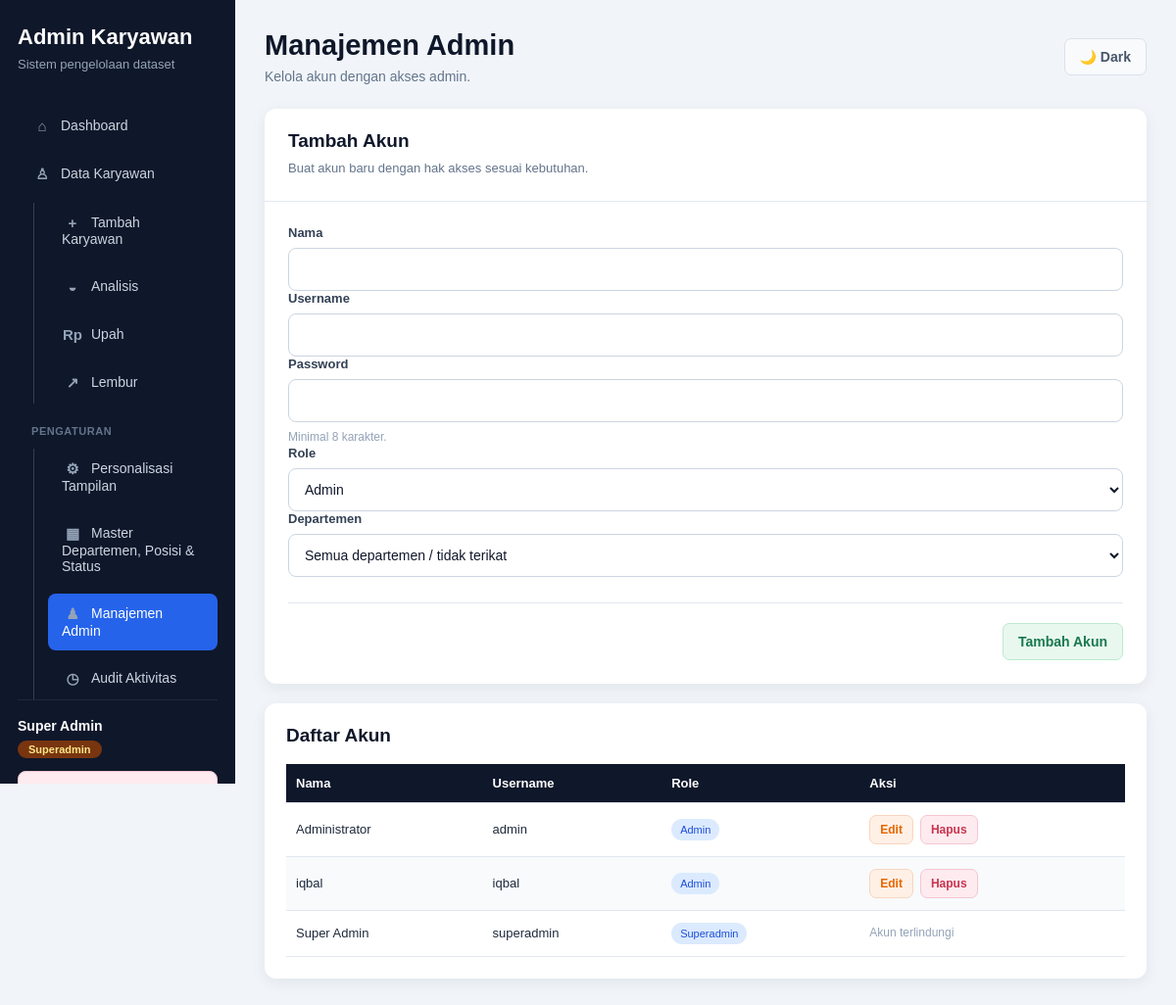
Before: /Dashboard/pengguna.php (signed in) with the older database file.
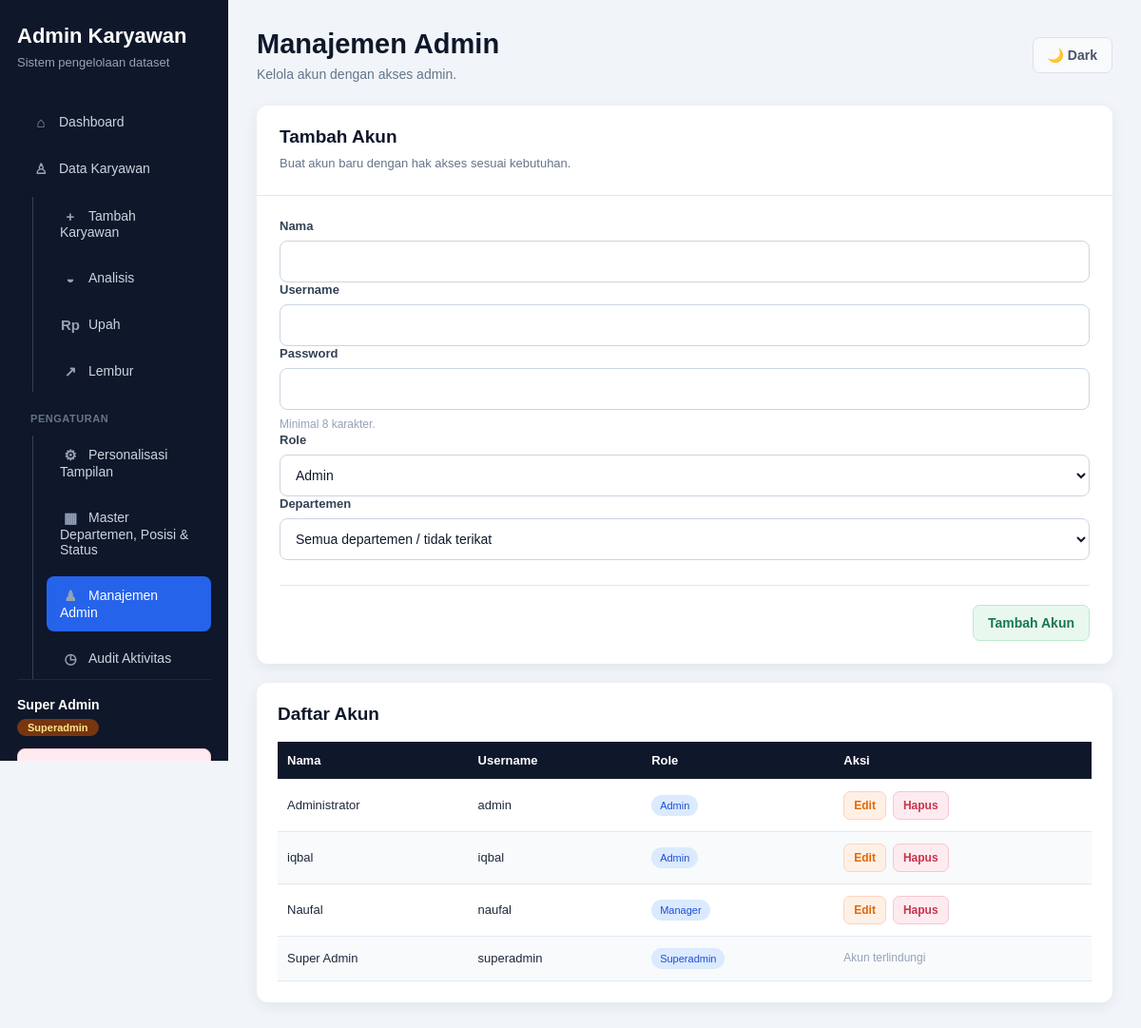
After: the same page with the newer database file.
### tables this page shows
CREATE TABLE `users` (
  `id` int NOT NULL AUTO_INCREMENT,
  `username` varchar(50) NOT NULL,
  `password` varchar(255) NOT NULL,
  `nama` varchar(150) NOT NULL,
  `role` enum('superadmin','admin','pic','koordinator','manager','viewer') NOT NULL DEFAULT 'viewer',
  `department_id` int unsigned DEFAULT NULL,
  `is_active` tinyint(1) NOT NULL DEFAULT '1',
  `created_at` timestamp NOT NULL DEFAULT CURRENT_TIMESTAMP,
  PRIMARY KEY (`id`),
  UNIQUE KEY `username` (`username`),
  KEY `fk_users_department` (`department_id`),
  CONSTRAINT `fk_users_department` FOREIGN KEY (`department_id`) REFERENCES `master_departemen` (`id`) ON DELETE RESTRICT
);

### Dashboard/fungsi/auth.php (called while the page is built, shortened)
<?php
function sudahLogin(): bool
{
    return isset($_SESSION['user']['id'])
        && in_array(
            (string) ($_SESSION['user']['role'] ?? ''),
            ['admin', 'superadmin', 'pic', 'koordinator', 'manager'],
            true
        );
}
function namaPengguna(): string
{
    return (string) ($_SESSION['user']['nama'] ?? '');
}
function rolePengguna(): string
{
    return (string) ($_SESSION['user']['role'] ?? '');
}
function punyaRole(string ...$roles): bool
{
    return sudahLogin() && in_array(rolePengguna(), $roles, true);
}

### Dashboard/pengguna.php (the view, shortened to what this page needs)
<?php
require __DIR__ . "/koneksi.php";
require_once __DIR__ . "/fungsi/auth.php";
$daftarPengguna = mysqli_query(
    $conn,
    "SELECT id, username, nama, role FROM users ORDER BY nama ASC"
);
$judulHalaman = "Manajemen Admin";
$subjudulHalaman = "Kelola akun dengan akses admin.";
$halamanAktif = "pengguna";
require __DIR__ . "/partials/atas.php";
?>
    <div class="dashboard-chart">
        <section class="form-card">
            <div class="form-card-header">
                        <h2>Tambah Akun</h2>
                        <p>Buat akun baru dengan hak akses sesuai kebutuhan.</p>
            </div>
            <div class="form-body">
                <form method="POST" autocomplete="off">
                    <div class="form-group">
                        <label for="nama">Nama</label>
                        <input id="nama" name="nama" required>
                    </div>
                    <div class="form-group">
                        <label for="username">Username</label>
                        <input id="username" name="username" required>
                    </div>
                    <div class="form-group">
                        <label for="password">Password</label>
                        <input id="password" name="password" type="password" minlength="8" required>
                        <p class="field-note">Minimal 8 karakter.</p>
                    </div>
                    <div class="form-group">
                        <label for="role">Role</label>
                        <select id="role" name="role" required>
                            <option value="admin">Admin</option>
                        </select>
                    </div>
                    <div class="form-group">
                        <label for="department_id">Departemen</label>
                        <select id="department_id" name="department_id">
                            <option value="0">Semua departemen / tidak terikat</option>
                        </select>
                    </div>
                    <div class="form-actions">
                        <button class="btn btn-success" type="submit">Tambah Akun</button>
                    </div>
                </form>
            </div>
        </section>
        <section class="data-card">
            <div class="data-card-header">
                <h2>Daftar Akun</h2>
            </div>
            <div class="table-wrapper">
                <table style="min-width:620px">
                    <thead>
                        <tr>
                            <th>Nama</th>
                            <th>Username</th>
                            <th>Role</th>
                            <th>Aksi</th>
                        </tr>
                    </thead>
                    <tbody>
                        <?php while ($pengguna = mysqli_fetch_assoc($daftarPengguna)): ?>
                            <tr>
                                <td><?= htmlspecialchars($pengguna["nama"]); ?></td>
                                <td><?= htmlspecialchars($pengguna["username"]); ?></td>
                                <td><span class="badge"><?= htmlspecialchars(ucfirst($pengguna["role"])); ?></span></td>
                                <td>
                                    <?php if ($pengguna["role"] !== "superadmin"): ?>
                                        <div class="action-buttons">
                                            <a class="btn btn-warning" href="edit-pengguna.php?id=<?= (int) $pengguna["id"]; ?>">
                                                Edit
                                            </a>
                                            <?php if (in_array($pengguna["role"], ["admin", "pic", "koordinator", "manager", "viewer"], true)): ?>
                                            <form
                                                method="POST"
                                                style="display:inline"
                                                onsubmit="return confirm('Hapus akun ini?');"
                                            >
                                                <button class="btn btn-danger" type="submit">Hapus</button>
                                            </form>
                                            <?php endif; ?>
                                        </div>
                                    <?php else: ?>
                                        <span class="field-note">Akun terlindungi</span>
                                    <?php endif; ?>
                                </td>
                            </tr>
                        <?php endwhile; ?>
                    </tbody>
                </table>
            </div>
        </section>
    </div>
<?php
require __DIR__ . "/partials/bawah.php";

### Dashboard/partials/atas.php (shortened to what this page needs)
<?php
$urlAppTanpaSlash = rtrim(URL_DASAR, "/");
$urlRootProyek = $urlAppTanpaSlash === "" ? "" : dirname($urlAppTanpaSlash);
$urlRootProyek = ($urlRootProyek === "/" || $urlRootProyek === "\\") ? "" : $urlRootProyek;
$urlStyle = $urlRootProyek . "/style/";
$halamanAktif = $halamanAktif ?? "dashboard";
$judulHalaman = $judulHalaman ?? "Dashboard Admin";
$subjudulHalaman = $subjudulHalaman ?? "";
$cssPerHalaman = [
    "dashboard" => "admin-dashboard.css",
    "analisis" => "admin-dashboard.css",
    "karyawan" => "admin-karyawan.css",
    "tambah" => "admin-form.css",
    "import" => "admin-form.css",
    "edit" => "admin-form.css",
    "profil-karyawan" => "admin-profile.css",
    "master-data" => "admin-settings.css",
    "pengguna" => "admin-settings.css",
    "audit" => "admin-settings.css",
    "pengaturan-publik" => "admin-settings.css",
];
$cssHalamanAktif = $cssPerHalaman[$halamanAktif] ?? "";
$kelasHalaman = preg_replace("/[^a-z0-9-]/i", "-", $halamanAktif);
?>
<!DOCTYPE html>
<html lang="id">
<head>
    <link rel="stylesheet" href="<?= htmlspecialchars($urlStyle); ?>admin.css?v=20260806-masterui">
    <?php if ($cssHalamanAktif !== ""): ?>
        <link rel="stylesheet" href="<?= htmlspecialchars($urlStyle . $cssHalamanAktif); ?>?v=20260807-pagecss2">
    <?php endif; ?>
</head>
<body class="<?= htmlspecialchars($kelasHalaman); ?>-page">
<aside class="sidebar" id="sidebar">
    <div class="sidebar-brand">
        <h2>Admin Karyawan</h2>
        <p>
            Sistem pengelolaan dataset
        </p>
    </div>
    <nav class="sidebar-menu">
        <a
            href="<?= htmlspecialchars(URL_DASAR); ?>index.php"
            class="<?= $halamanAktif === "dashboard" ? "active" : ""; ?>"
        >
            <span class="sidebar-icon" aria-hidden="true">⌂</span>Dashboard
        </a>
        <a
            href="<?= htmlspecialchars(URL_DASAR); ?>karyawan.php"
            class="<?= in_array($halamanAktif, ["karyawan", "analisis", "upah", "lembur", "periode-gaji"], true) ? "active" : ""; ?>"
        >
            <span class="sidebar-icon" aria-hidden="true">♙</span>Data Karyawan
        </a>
        <div class="sidebar-tree-children">
            <?php if (function_exists("punyaRole") && punyaRole("admin", "superadmin")): ?>
                <a
                    href="<?= htmlspecialchars(URL_DASAR); ?>fungsi/tambah.php"
                    class="<?= $halamanAktif === "tambah" ? "active" : ""; ?>"
                >
                    <span class="sidebar-icon" aria-hidden="true">+</span>Tambah Karyawan
                </a>
            <?php endif; ?>
            <a
                href="<?= htmlspecialchars(URL_DASAR); ?>analisis.php"
                class="<?= $halamanAktif === "analisis" ? "active" : ""; ?>"
            >
                <span class="sidebar-icon" aria-hidden="true">◒</span>Analisis
            </a>
            <a
                href="<?= htmlspecialchars(URL_DASAR); ?>upah.php"
                class="<?= $halamanAktif === "upah" ? "active" : ""; ?>"
            >
                <span class="sidebar-icon" aria-hidden="true">Rp</span>Upah
            </a>
            <a
                href="<?= htmlspecialchars(URL_DASAR); ?>lembur.php"
                class="<?= $halamanAktif === "lembur" ? "active" : ""; ?>"
            >
                <span class="sidebar-icon" aria-hidden="true">↗</span>Lembur
            </a>
        </div>
        <?php if (function_exists("punyaRole") && punyaRole("superadmin")): ?>
            <div class="sidebar-group-title">Pengaturan</div>
            <div class="sidebar-tree-children">
                <a
                    href="<?= htmlspecialchars(URL_DASAR); ?>pengaturan-publik.php"
                    class="<?= $halamanAktif === "pengaturan-publik" ? "active" : ""; ?>"
                >
                    <span class="sidebar-icon" aria-hidden="true">⚙</span>Personalisasi Tampilan
                </a>
                <?php if (punyaRole("superadmin")): ?>
                    <a href="<?= htmlspecialchars(URL_DASAR); ?>master-data.php" class="<?= $halamanAktif === "master-data" ? "active" : ""; ?>"><span class="sidebar-icon" aria-hidden="true">▦</span>Master Departemen, Posisi &amp; Status</a>
                <?php endif; ?>
                <a
                    href="<?= htmlspecialchars(URL_DASAR); ?>pengguna.php"
                    class="<?= $halamanAktif === "pengguna" ? "active" : ""; ?>"
                    >
                    <span class="sidebar-icon" aria-hidden="true">♟</span>Manajemen Admin
                </a>
                <a
                    href="<?= htmlspecialchars(URL_DASAR); ?>audit-aktivitas.php"
                    class="<?= $halamanAktif === "audit" ? "active" : ""; ?>"
                    >
                    <span class="sidebar-icon" aria-hidden="true">◷</span>Audit Aktivitas
                </a>
            </div>
        <?php endif; ?>
    </nav>
    <?php if (function_exists("sudahLogin") && sudahLogin()): ?>
        <div class="sidebar-user">
            <div class="sidebar-user-meta">
                <span class="sidebar-user-name">
                    <?= htmlspecialchars(namaPengguna()); ?>
                </span>
                <span class="role-badge role-<?= htmlspecialchars(rolePengguna()); ?>">
                    <?= htmlspecialchars(ucfirst(rolePengguna())); ?>
                </span>
            </div>
            <a href="<?= htmlspecialchars(URL_DASAR); ?>logout.php" class="btn-logout">
            </a>
        </div>
    <?php endif; ?>
</aside>
<main class="main-content">
    <div class="topbar">
        <div class="topbar-title">
            <h1><?= htmlspecialchars($judulHalaman); ?></h1>
            <p>
                <?= htmlspecialchars($subjudulHalaman); ?>
            </p>
        </div>
        <button type="button" class="btn btn-secondary theme-toggle" onclick="toggleTheme()" aria-label="Ganti tema">🌙 Dark</button>
    </div>

### Dashboard/partials/bawah.php (shortened to what this page needs)
</main>
</body>
</html>

### style/admin-settings.css (style rules this page uses)
.master-data-page .chart-card, .master-data-page .form-card, .master-data-page .data-card, .pengguna-page .chart-card, .pengguna-page .form-card, .pengguna-page .data-card, .audit-page .chart-card, .audit-page .form-card, .audit-page .data-card, .pengaturan-publik-page .chart-card, .pengaturan-publik-page .form-card, .pengaturan-publik-page .data-card { width: 100%; }

Changed rows visible on the page:
added users: nama "Naufal", username "naufal", role "Manager"
